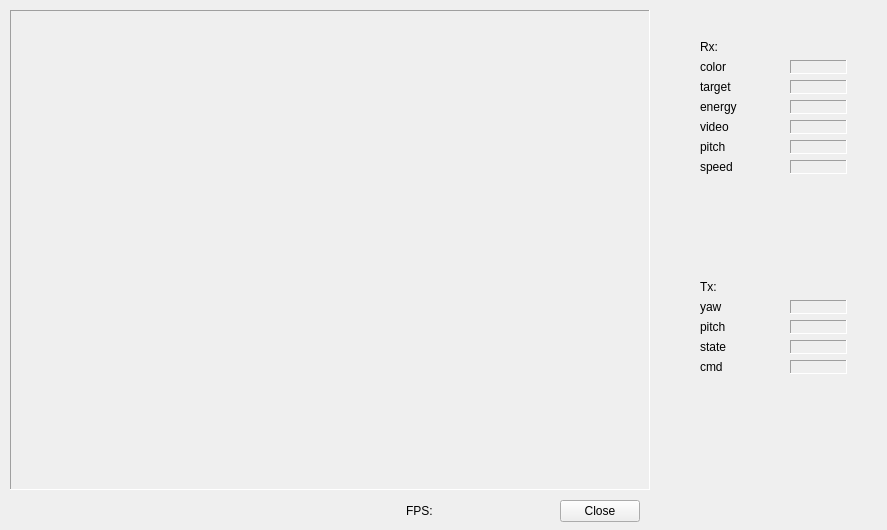
<?xml version="1.0" encoding="UTF-8"?>
<ui version="4.0">
 <class>ImageShow</class>
 <widget class="QWidget" name="ImageShow">
  <property name="geometry">
   <rect>
    <x>0</x>
    <y>0</y>
    <width>887</width>
    <height>530</height>
   </rect>
  </property>
  <property name="windowTitle">
   <string>ImageShow</string>
  </property>
  <widget class="QLabel" name="image">
   <property name="geometry">
    <rect>
     <x>10</x>
     <y>10</y>
     <width>640</width>
     <height>480</height>
    </rect>
   </property>
   <property name="frameShape">
    <enum>QFrame::Panel</enum>
   </property>
   <property name="frameShadow">
    <enum>QFrame::Sunken</enum>
   </property>
   <property name="text">
    <string/>
   </property>
  </widget>
  <widget class="QPushButton" name="closeButton">
   <property name="geometry">
    <rect>
     <x>560</x>
     <y>500</y>
     <width>80</width>
     <height>22</height>
    </rect>
   </property>
   <property name="text">
    <string>Close</string>
   </property>
  </widget>
  <widget class="QLabel" name="fpsLabel">
   <property name="geometry">
    <rect>
     <x>406</x>
     <y>500</y>
     <width>111</width>
     <height>22</height>
    </rect>
   </property>
   <property name="text">
    <string>FPS:</string>
   </property>
  </widget>
  <widget class="QLabel" name="label">
   <property name="geometry">
    <rect>
     <x>700</x>
     <y>40</y>
     <width>57</width>
     <height>14</height>
    </rect>
   </property>
   <property name="text">
    <string>Rx:</string>
   </property>
  </widget>
  <widget class="QLabel" name="label_2">
   <property name="geometry">
    <rect>
     <x>700</x>
     <y>60</y>
     <width>57</width>
     <height>14</height>
    </rect>
   </property>
   <property name="text">
    <string>color</string>
   </property>
  </widget>
  <widget class="QLabel" name="color_rx">
   <property name="geometry">
    <rect>
     <x>790</x>
     <y>60</y>
     <width>57</width>
     <height>14</height>
    </rect>
   </property>
   <property name="frameShape">
    <enum>QFrame::Panel</enum>
   </property>
   <property name="frameShadow">
    <enum>QFrame::Sunken</enum>
   </property>
   <property name="text">
    <string/>
   </property>
  </widget>
  <widget class="QLabel" name="label_4">
   <property name="geometry">
    <rect>
     <x>700</x>
     <y>280</y>
     <width>57</width>
     <height>14</height>
    </rect>
   </property>
   <property name="text">
    <string>Tx:</string>
   </property>
  </widget>
  <widget class="QLabel" name="target_rx">
   <property name="geometry">
    <rect>
     <x>790</x>
     <y>80</y>
     <width>57</width>
     <height>14</height>
    </rect>
   </property>
   <property name="frameShape">
    <enum>QFrame::Panel</enum>
   </property>
   <property name="frameShadow">
    <enum>QFrame::Sunken</enum>
   </property>
   <property name="text">
    <string/>
   </property>
  </widget>
  <widget class="QLabel" name="label_6">
   <property name="geometry">
    <rect>
     <x>700</x>
     <y>80</y>
     <width>57</width>
     <height>14</height>
    </rect>
   </property>
   <property name="text">
    <string>target</string>
   </property>
  </widget>
  <widget class="QLabel" name="video_rx">
   <property name="geometry">
    <rect>
     <x>790</x>
     <y>120</y>
     <width>57</width>
     <height>14</height>
    </rect>
   </property>
   <property name="frameShape">
    <enum>QFrame::Panel</enum>
   </property>
   <property name="frameShadow">
    <enum>QFrame::Sunken</enum>
   </property>
   <property name="text">
    <string/>
   </property>
  </widget>
  <widget class="QLabel" name="label_8">
   <property name="geometry">
    <rect>
     <x>700</x>
     <y>120</y>
     <width>57</width>
     <height>14</height>
    </rect>
   </property>
   <property name="text">
    <string>video</string>
   </property>
  </widget>
  <widget class="QLabel" name="energy_rx">
   <property name="geometry">
    <rect>
     <x>790</x>
     <y>100</y>
     <width>57</width>
     <height>14</height>
    </rect>
   </property>
   <property name="frameShape">
    <enum>QFrame::Panel</enum>
   </property>
   <property name="frameShadow">
    <enum>QFrame::Sunken</enum>
   </property>
   <property name="text">
    <string/>
   </property>
  </widget>
  <widget class="QLabel" name="label_10">
   <property name="geometry">
    <rect>
     <x>700</x>
     <y>100</y>
     <width>57</width>
     <height>14</height>
    </rect>
   </property>
   <property name="text">
    <string>energy</string>
   </property>
  </widget>
  <widget class="QLabel" name="pitch_tx">
   <property name="geometry">
    <rect>
     <x>790</x>
     <y>320</y>
     <width>57</width>
     <height>14</height>
    </rect>
   </property>
   <property name="frameShape">
    <enum>QFrame::Panel</enum>
   </property>
   <property name="frameShadow">
    <enum>QFrame::Sunken</enum>
   </property>
   <property name="text">
    <string/>
   </property>
  </widget>
  <widget class="QLabel" name="label_12">
   <property name="geometry">
    <rect>
     <x>700</x>
     <y>320</y>
     <width>57</width>
     <height>14</height>
    </rect>
   </property>
   <property name="text">
    <string>pitch</string>
   </property>
  </widget>
  <widget class="QLabel" name="yaw_tx">
   <property name="geometry">
    <rect>
     <x>790</x>
     <y>300</y>
     <width>57</width>
     <height>14</height>
    </rect>
   </property>
   <property name="frameShape">
    <enum>QFrame::Panel</enum>
   </property>
   <property name="frameShadow">
    <enum>QFrame::Sunken</enum>
   </property>
   <property name="text">
    <string/>
   </property>
  </widget>
  <widget class="QLabel" name="label_14">
   <property name="geometry">
    <rect>
     <x>700</x>
     <y>300</y>
     <width>57</width>
     <height>14</height>
    </rect>
   </property>
   <property name="text">
    <string>yaw</string>
   </property>
  </widget>
  <widget class="QLabel" name="state_tx">
   <property name="geometry">
    <rect>
     <x>790</x>
     <y>340</y>
     <width>57</width>
     <height>14</height>
    </rect>
   </property>
   <property name="frameShape">
    <enum>QFrame::Panel</enum>
   </property>
   <property name="frameShadow">
    <enum>QFrame::Sunken</enum>
   </property>
   <property name="text">
    <string/>
   </property>
  </widget>
  <widget class="QLabel" name="label_16">
   <property name="geometry">
    <rect>
     <x>700</x>
     <y>340</y>
     <width>57</width>
     <height>14</height>
    </rect>
   </property>
   <property name="text">
    <string>state</string>
   </property>
  </widget>
  <widget class="QLabel" name="cmd_tx">
   <property name="geometry">
    <rect>
     <x>790</x>
     <y>360</y>
     <width>57</width>
     <height>14</height>
    </rect>
   </property>
   <property name="frameShape">
    <enum>QFrame::Panel</enum>
   </property>
   <property name="frameShadow">
    <enum>QFrame::Sunken</enum>
   </property>
   <property name="text">
    <string/>
   </property>
  </widget>
  <widget class="QLabel" name="label_18">
   <property name="geometry">
    <rect>
     <x>700</x>
     <y>360</y>
     <width>57</width>
     <height>14</height>
    </rect>
   </property>
   <property name="text">
    <string>cmd</string>
   </property>
  </widget>
  <widget class="QLabel" name="pitch_rx">
   <property name="geometry">
    <rect>
     <x>790</x>
     <y>140</y>
     <width>57</width>
     <height>14</height>
    </rect>
   </property>
   <property name="frameShape">
    <enum>QFrame::Panel</enum>
   </property>
   <property name="frameShadow">
    <enum>QFrame::Sunken</enum>
   </property>
   <property name="text">
    <string/>
   </property>
  </widget>
  <widget class="QLabel" name="label_20">
   <property name="geometry">
    <rect>
     <x>700</x>
     <y>140</y>
     <width>57</width>
     <height>14</height>
    </rect>
   </property>
   <property name="text">
    <string>pitch</string>
   </property>
  </widget>
  <widget class="QLabel" name="label_21">
   <property name="geometry">
    <rect>
     <x>700</x>
     <y>160</y>
     <width>57</width>
     <height>14</height>
    </rect>
   </property>
   <property name="text">
    <string>speed</string>
   </property>
  </widget>
  <widget class="QLabel" name="speed_rx">
   <property name="geometry">
    <rect>
     <x>790</x>
     <y>160</y>
     <width>57</width>
     <height>14</height>
    </rect>
   </property>
   <property name="frameShape">
    <enum>QFrame::Panel</enum>
   </property>
   <property name="frameShadow">
    <enum>QFrame::Sunken</enum>
   </property>
   <property name="text">
    <string/>
   </property>
  </widget>
 </widget>
 <resources/>
 <connections/>
</ui>
